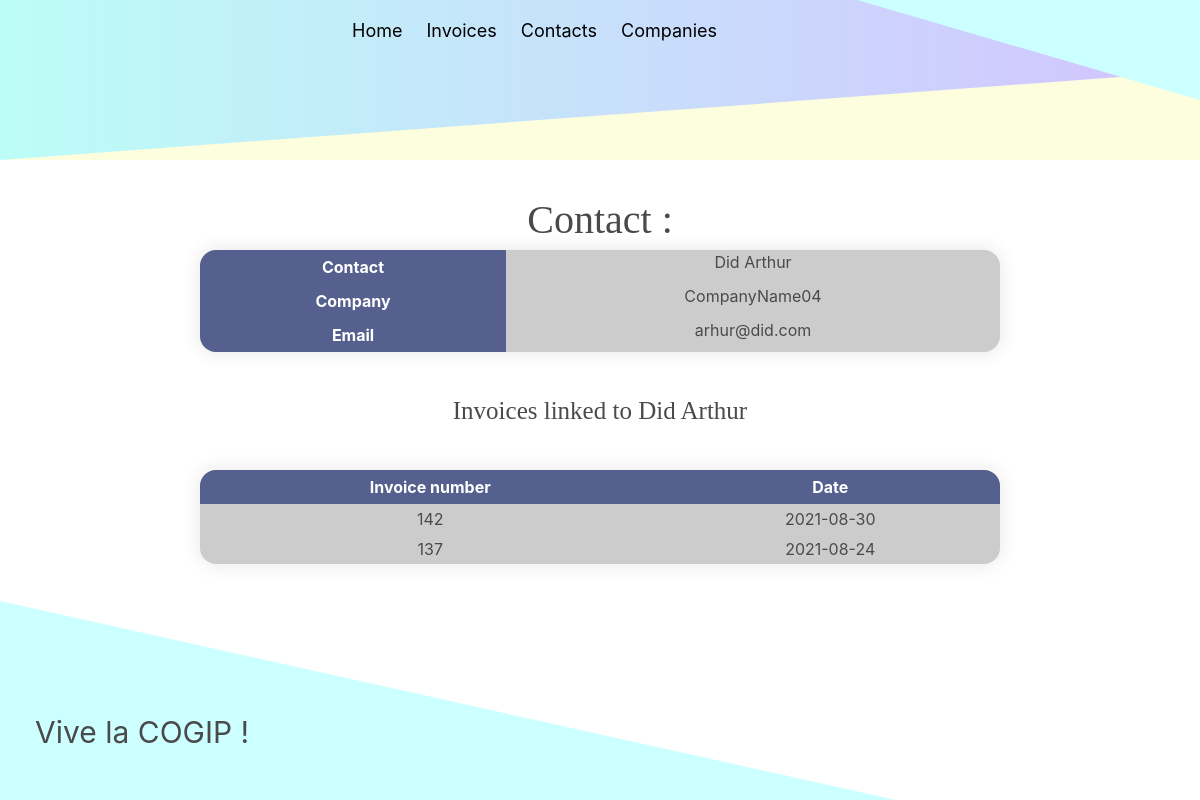
Page /contact_details/id/3 on the committed database.
### tables this page shows
CREATE TABLE `people` (
  `id` int(11) NOT NULL,
  `firstname` varchar(30) NOT NULL,
  `lastname` varchar(30) NOT NULL,
  `email` varchar(30) NOT NULL,
  `company_id` int(11) NOT NULL
);

CREATE TABLE `company` (
  `id` int(11) NOT NULL,
  `name` varchar(50) NOT NULL,
  `country` varchar(50) NOT NULL,
  `VAT_number` varchar(12) NOT NULL,
  `type_id` int(11) NOT NULL
);

CREATE TABLE `invoice` (
  `id` int(11) NOT NULL,
  `number` varchar(13) NOT NULL,
  `date` date NOT NULL,
  `people_id` int(11) NOT NULL,
  `company_id` int(11) NOT NULL
);

### src/Controller/ContactDetailsController.php (called while the page is built, shortened)
<?php
$contact = new ContactDetails();
$invoices = new ContactDetails();
$contact->setContact($id);
$contact = $contact->getData()->fetch();
$invoices->setLinkedInvoices($id);
$invoices = $invoices->getData()->fetchAll();
require __DIR__.'/../view/Details/contact_details.php';

### public/index.php (called while the page is built, shortened)
<?php
get('/contact_details/id/$id', "../src/Controller/ContactDetailsController.php");

### src/Model/ContactDetails.php (called while the page is built, shortened)
<?php
class ContactDetails
{
    public function __construct()
    {
        global $db;
        $this->db = $db;
    }
    public function setContact($id)
    {
        $query = $this->db->prepare("SELECT p.lastname, p.firstname, p.email, c.name as company_name FROM people as p INNER JOIN company as c ON p.company_id = c.id WHERE p.id = $id");
        $query->execute();
        $this->query = $query;
    }
    public function setLinkedInvoices($id)
    {
        $query = $this->db->prepare("SELECT number, date FROM invoice WHERE people_id = $id ORDER BY date DESC");
        $query->execute();
        $this->query = $query;
    }
    public function getData()
    {
        return $this->query;
    }
}

### src/View/Details/contact_details.php (the view, shortened to what this page needs)
<?php require __DIR__.'/../surround/header.php'; ?>
<div class='block'>
<h1 class='Hhome'>Contact : </h1>
<div class='tables'>
    <table id='introDetails'>
    <thead>
        <tr>
            <th>Contact</th>
            <td><?php echo $contact["lastname"] . " " . $contact["firstname"] ?></td>
        </tr>
        <tr>
            <th>Company</th>
            <td><?php echo $contact["company_name"] ?></td>
        </tr>
        <tr>
            <th>Email</th>
            <td><?php echo $contact["email"] ?></td>
        </tr>
    </table>
    <label for="contactDetails">Invoices linked to <?php echo $contact["lastname"] . " " . $contact["firstname"] ?></label>
    <table id='contactDetails'>
    <thead>
        <tr>
            <th>Invoice number</th>
            <th>Date</th>
        </tr>
        </thead>
        <?php foreach ($invoices as $invoice) {
        ?>
        <tbody>
        <tr>
            <td><?php echo $invoice["number"] ?></td>
            <td><?php echo $invoice["date"] ?></td>
        </tr>
        <?php
            }
            ?>
    </table>
</div>
</div>
<?php require __DIR__.'/../surround/footer.php' ?>

### public/assets/css/main.css (style rules this page uses)
body, html { height: 100%; }
.tables { display: -webkit-box; display: -ms-flexbox; display: flex; -webkit-box-pack: justify; -ms-flex-pack: justify; justify-content: space-between; -webkit-box-align: center; -ms-flex-align: center; align-items: center; -webkit-box-orient: vertical; -webkit-box-direction: normal; -ms-flex-direction: column; flex-direction: column; -ms-flex-line-pack: justify; align-content: space-between; }
.tables th { color: white; padding: 5px; }
table { width: 800px; border-collapse: collapse; overflow: hidden; -webkit-box-shadow: 0 0 20px rgba(0, 0, 0, 0.1); box-shadow: 0 0 20px rgba(0, 0, 0, 0.1); border-collapse: collapse; border-radius: 1em; overflow: hidden; text-align: center; }
label { padding: 40px; text-align: center; font-family: "Source Serif Pro", serif; font-size: 25px; font-weight: 400; }
tr { padding: 20px; background-color: rgba(0, 0, 0, 0.2); }
thead th { background-color: #55608f; }
tbody td { position: relative; padding: 3px; }
.Hhome { text-align: center; font-family: "Source Serif Pro", serif; font-size: 25px; font-weight: 400; font-size: 40px; }
h1 { margin-top: 30px !important; }
* { -webkit-box-sizing: border-box !important; box-sizing: border-box !important; }
html { background: url("https://raw.githubusercontent.com/Richardtristan/PHP-challenge-2/Eli/public/assets/img/real-bg.png") no-repeat center center fixed; background-size: cover; height: 100%; overflow: hidden; }
body { display: -webkit-box; display: -ms-flexbox; display: flex; -webkit-box-orient: vertical; -webkit-box-direction: normal; -ms-flex-direction: column; flex-direction: column; height: 100vh; }
.block, .form { -webkit-box-flex: 1; -ms-flex: 1 0 auto; flex: 1 0 auto; }
p, h1, h2 { font-style: "Source Serif Pro", serif; }

### rows in the picture
people: lastname "Did", firstname "Arthur", company.name "CompanyName04", email "arhur@did.com"
invoice: number "142", date "2021-08-30"
invoice: number "137", date "2021-08-24"
